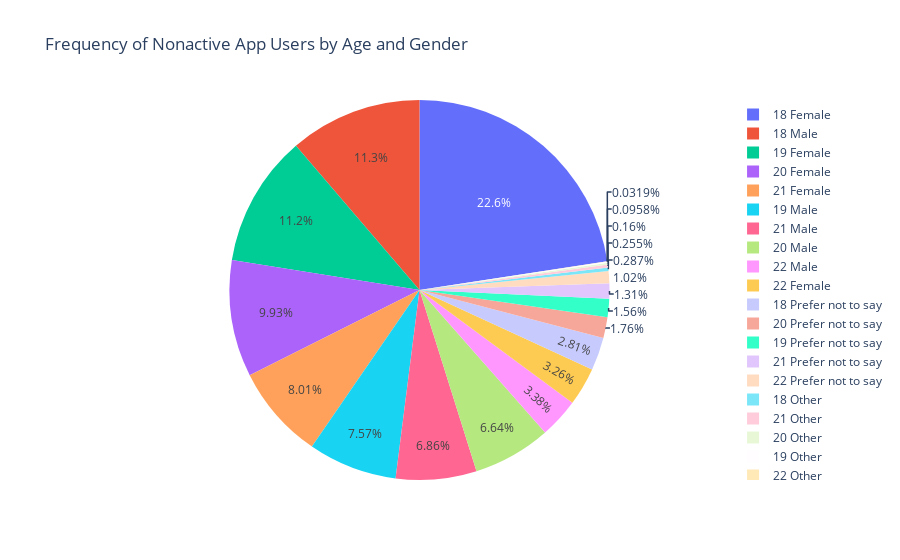

Write notebook code for a chart like this one.
### Code cell
# pie chart for further analysis of app demographics of inactive users
df5 = df2[df2['activity']=='N']
df5 = df5[df5['age'] <= 22]
fig = px.pie(df5, 
             values='frequency',
             names='age_gender', 
             title='Frequency of Nonactive App Users by Age and Gender')
fig.show()

### Figure 1 — Plotly figure (JSON) as saved in the notebook; plotly's stock layout.template omitted (floating-point values rounded to 4 significant figures)
{"data": [{"domain": {"x": [0, 1], "y": [0, 1]}, "hovertemplate": "age_gender=%{label}<br>frequency=%{value}<extra></extra>", "labels": ["18 Female", "18 Male", "18 Other", "18 Prefer not to say", "19 Female", "19 Male", "19 Other", "19 Prefer not to say", "20 Female", "20 Male", "20 Other", "20 Prefer not to say", "21 Female", "21 Male", "21 Other", "21 Prefer not to say", "22 Female", "22 Male", "22 Other", "22 Prefer not to say"], "legendgroup": "", "name": "", "showlegend": true, "type": "pie", "values": [707, 353, 9, 88, 351, 237, 3, 49, 311, 208, 5, 55, 251, 215, 8, 41, 102, 106, 1, 32]}], "layout": {"legend": {"tracegroupgap": 0}, "title": {"text": "Frequency of Nonactive App Users by Age and Gender"}}}
